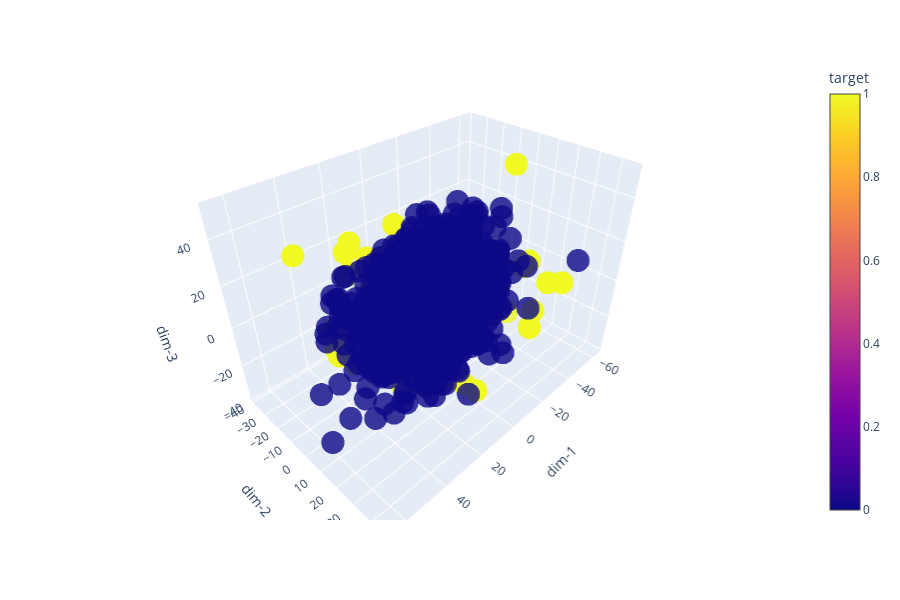

Notebook cell for this chart:
### Code cell
# split the dataset into labels and IVs
y = upsampled_data['target']
X = upsampled_data.drop(['ID_code', 'target'], axis=1)

temp_X_holder = X
temp_y_holder = y


# It is not practical to visualize the classes or clusters in the dataset using 2DPlot (as dimensions > 3)
# So we will perform the PCA to reduce the dimension
from sklearn.decomposition import PCA

pca = PCA(n_components = 3)
X = pca.fit_transform(temp_X_holder)

test = pd.DataFrame(columns=['dim-1', 'dim-2', 'dim-3'], data=X)
test['target'] = temp_y_holder.values
plot3DClusters(test)

### Figure 1 — Plotly figure (JSON) as saved in the notebook; plotly's stock layout.template omitted (floating-point values rounded to 4 significant figures; data arrays with more than 128 entries replaced by an {"elided": "..."} marker saying what was removed)
{"data": [{"hoverlabel": {"namelength": 0}, "hovertemplate": "dim-1=%{x}<br>dim-2=%{y}<br>dim-3=%{z}<br>target=%{marker.color}", "legendgroup": "", "marker": {"color": {"elided": "1792 int values"}, "coloraxis": "coloraxis", "opacity": 0.8, "symbol": "circle"}, "mode": "markers", "name": "", "scene": "scene", "showlegend": false, "type": "scatter3d", "x": {"elided": "1792 float values"}, "y": {"elided": "1792 float values"}, "z": {"elided": "1792 float values"}}], "layout": {"coloraxis": {"colorbar": {"title": {"text": "target"}}, "colorscale": [[0.0, "#0d0887"], [0.1111, "#46039f"], [0.2222, "#7201a8"], [0.3333, "#9c179e"], [0.4444, "#bd3786"], [0.5556, "#d8576b"], [0.6667, "#ed7953"], [0.7778, "#fb9f3a"], [0.8889, "#fdca26"], [1.0, "#f0f921"]]}, "height": 600, "legend": {"tracegroupgap": 0}, "margin": {"t": 60}, "scene": {"domain": {"x": [0.0, 0.98], "y": [0.0, 1.0]}, "xaxis": {"title": {"text": "dim-1"}}, "yaxis": {"title": {"text": "dim-2"}}, "zaxis": {"title": {"text": "dim-3"}}}}}
